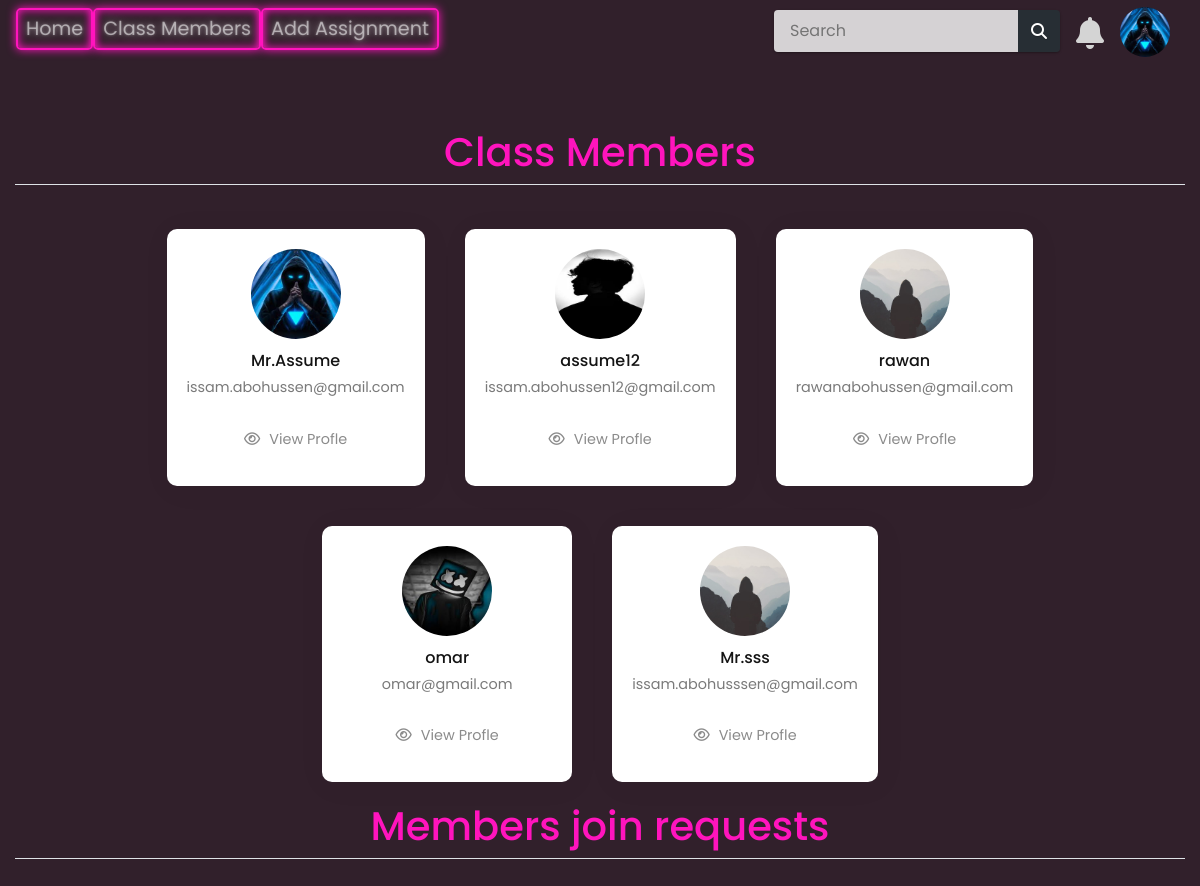
The app's page /ClassMembers (signed in) with its own data.
### tables this page shows
CREATE TABLE users (id INTEGER PRIMARY KEY AUTOINCREMENT NOT NULL, username TEXT NOT NULL, email TEXT NOT NULL, password TEXT NOT NULL, role TEXT NOT NULL, school TEXT NOT NULL, grade TEXT NOT NULL, profile_pic TEXT NOT NULL, groupNumber INTEGER NOT NULL);

### app.py (the view)
@app.route('/ClassMembers', methods=['GET', 'POST'])
@login_required
def ClassMembers():
    currentUser = db.execute("SELECT * FROM users WHERE id = ?;", session["user_id"])
    Members = db.execute("SELECT * FROM users WHERE groupNumber = ?;", currentUser[0]["groupNumber"])
    MembersQueue = db.execute("SELECT * FROM users JOIN joinGroupQueue ON users.username = joinGroupQueue.userUsername;")
    for Member in Members:
        Member["profile_pic"] = os.path.join(app.config["UPLOAD_FODER"], Member["profile_pic"])
    for Member in MembersQueue:
        Member["profile_pic"] = os.path.join(app.config["UPLOAD_FODER"], Member["profile_pic"])
    navbar_data = get_navbar_data(session["user_id"])
    return render_template("ClassMembers.html", loggedIn="True", Members=Members, MembersQueue=MembersQueue, navbar_data=navbar_data)

### app.py (called while the page is built)
@app.after_request
def after_request(response):
    response.headers["Cache-Control"] = "no-cache, no-store, must-revalidate"
    response.headers["Expires"] = 0
    response.headers["Pragma"] = "no-cache"
    return response

### helpers.py (called while the page is built, shortened)
def login_required(f):
    @wraps(f)
    def decorated_function(*args, **kwargs):
        if session.get("user_id") is None:
            return redirect("/login")
        return f(*args, **kwargs)
    return decorated_function

def get_navbar_data(userId):
    row = db.execute("SELECT * FROM users WHERE id = ?", userId)
    role = row[0]["role"]
    username = row[0]["username"]
    groupNumber = row[0]["groupNumber"]
    profile_pic_path = row[0]["profile_pic"]
    notifications = db.execute("SELECT * FROM notifications WHERE userId = ? ORDER BY dateTime DESC;", session["user_id"])
    navbar_data = [
        {"username": username,
        "groupNumber": groupNumber,
        "role": role,
        "profile_pic_path": profile_pic_path},
        {"notifications": notifications},
        {"notificationslenght": len(notifications)}
    ]
    return navbar_data

### templates/ClassMembers.html (shortened to what this page needs)
{% extends "base.html" %} {% block title %}Login{% endblock %} {% block content %}
<head>
    <link rel="stylesheet" href="{{ url_for('static', filename='styles/btn_style.css')}}">
    <link rel="stylesheet" href="{{ url_for('static', filename='styles/style.css')}}">
    <link rel="stylesheet" href="{{ url_for('static', filename='styles/members.css')}}">
</head>
<body >
    <div class="content-section">
        <fieldset class="form-group">
            <legend class="border-bottom mb-4"><h1>Class Members</h1></legend>
            <div class="container">
                {% for Member in Members %}
                <div class="box">
                    <div class="content">
                        <img src="{{ Member["profile_pic"] }}" alt="">
                        <strong>{{ Member["username"] }}</strong>
                        <p>{{ Member["email"] }}</p>
                    </div>
                    <div class="btn">
                        <a href="/{{ Member["username"] }}"><i class="fa fa-eye" aria-hidden="true"></i>View Profle</a>
                    </div>
                </div>
                {% endfor %}
            </div>
            {% if  navbar_data[0]["role"] =="Teacher"%}
            <legend class="border-bottom mb-4"><h1>Members join requests</h1></legend>
            {% endif %}
        </fieldset>
    </div>
</body>
{% endblock %}

### templates/base.html (shortened to what this page needs)
<!DOCTYPE html>
<html>
<head>
    <link rel="stylesheet" href="https://stackpath.bootstrapcdn.com/bootstrap/4.4.1/css/bootstrap.min.css" />
    <link rel="stylesheet" href="https://stackpath.bootstrapcdn.com/font-awesome/4.7.0/css/font-awesome.min.css" />
    <link rel="stylesheet" href="/static/styles/base.css"/>
</head>
<body>
    <nav class="navbar navbar-expand-lg navbar-dark">
        <div class="collapse navbar-collapse" id="navbar">
            <div class="navbar-nav">
                {% if  loggedIn=="True"%}
                <a class="nav-item nav-link neon-button-nav" id="home" href="/">Home</a>
                <a class="nav-item nav-link neon-button-nav" id="ClassMembers" href="/ClassMembers">Class Members</a>
                {% if  navbar_data[0]["role"] =="Teacher"%}
                <a class="nav-item nav-link neon-button-nav" id="AddVokabulary" href="/AddAssignment">Add Assignment</a>
                {% endif %}
                {% else %}
                <a class="nav-item nav-link neon-button-nav" id="login" href="/login">Login</a>
                <a class="nav-item nav-link neon-button-nav" id="signUp" href="/sign-up">Sign Up</a>
                {% endif %}
            </div>
            {% if  loggedIn=="True"%}
    <div class="action">
      <div id="profile" class="profile">
        <img src="/static/profile_pics/{{ navbar_data[0]["profile_pic_path"] }}">
      </div>
    </div>
    <div id="wrapper" class="wrapper">
      <div class="notification_wrap">
        <div class="notification_icon">
          <i class="fas fa-bell"></i>
        </div>
    </div>
  </div>
      <div class="search">
        <input autocomplete="off" id="serchBox" type="text" class="textbox" placeholder="Search">
        <input title="Search" value="" type="submit" class="button">
    </div>
    {% endif %}
    </nav>
    <div class="container">{% block content %} {% endblock %}</div>
</body>
</html>

### static/styles/base.css (style rules this page uses)
* { margin: 0; padding: 0; font-family: 'Poppins', sans-serif; }
.action { position: fixed; top: 7px; right: 30px; z-index: 10; }
.action .profile { position: relative; width: 50px; height: 50px; border-radius: 50%; overflow: hidden; cursor: pointer; }
.action .profile img { position: absolute; top: 0; left: 0; width: 100%; height: 100%; object-fit: cover; }
.wrapper { position: fixed; top: 10px; right: -140px; z-index: 9; }
.notification_wrap { width: 500px; }
.notification_wrap .notification_icon { position: relative; width: 50px; height: 50px; font-size: 32px; margin: 0 auto; text-align: center; color: #d4d4d4; }
.notification_wrap .notification_icon .fa-bell { cursor: pointer; }
.search { outline: 0; -webkit-box-shadow: 0 1px 3px rgba(0, 0, 0, 0.12), 0 1px 2px rgba(0, 0, 0, 0.24); box-shadow: 0 1px 3px rgba(0, 0, 0, 0.12), 0 1px 2px rgba(0, 0, 0, 0.24); -webkit-border-radius: 4px; border-radius: 4px; position: fixed; top: 10px; right: 140px; z-index: 11; }
.search > .textbox { outline: 0; height: 42px; width: 244px; line-height: 42px; padding: 0 16px; background-color: rgba(255, 255, 255, 0.8); color: #212121; border: 0; float: left; -webkit-border-radius: 4px 0 0 4px; border-radius: 4px 0 0 4px; }
.search > .button { outline: 0; background: none; background-color: rgba(38, 50, 56, 0.8); float: left; height: 42px; width: 42px; text-align: center; line-height: 42px; border: 0; color: #FFF; font: normal normal normal 14px/1 FontAwesome; font-size: 16px; text-rendering: auto; text-shadow: 0 1px 1px rgba(0, 0, 0, 0.2); -webkit-transition: background-color .4s ease; transition: background-color .4s ease; -webkit-border-radius: 0 4px 4px 0; border-radius: 0 4px 4px 0; }

### static/styles/btn_style.css (style rules this page uses)
:root { --clr-neon: hsl(317 100% 54%); --clr-bg: hsl(323 21% 16%); }
*, *::before, *::after { box-sizing: border-box; }
body { min-height: 100vh; background: var(--clr-bg); font-family: "Balsamiq Sans", cursive; color: var(--clr-neon); }
.neon-button-nav { font-size: 1.2rem; display: inline-block; cursor: pointer; text-decoration: none; color: var(--clr-neon); border: var(--clr-neon) 0.125em solid; padding: 0.25em 1em; border-radius: 0.25em; text-shadow: 0 0 0.125em hsl(0 0% 100% / 0.3), 0 0 0.45em currentColor; box-shadow: inset 0 0 0.5em 0 var(--clr-neon), 0 0 0.5em 0 var(--clr-neon); position: relative; padding-left: 30em; padding-right: 30em; }
.neon-button-nav::after { content: ""; position: absolute; top: 0; bottom: 0; left: 0; right: 0; box-shadow: 0 0 2em 0.5em var(--clr-neon); opacity: 0; background-color: var(--clr-neon); z-index: -1; transition: opacity 100ms linear; }
.content-section { margin-top: 20px; margin-top: 70px; }

### static/styles/style.css (style rules this page uses)
* { -webkit-box-sizing: border-box; -moz-box-sizing: border-box; box-sizing: border-box; margin: 0; padding: 0; }
h1, h3 { text-align: center; }
.container { width: 100%; }

### static/styles/members.css (style rules this page uses)
* { box-sizing: border-box; padding: 0; margin: 0; }
body { max-width: 100%; margin: 0; padding: 0; display: flex; flex-direction: column; }
.container { max-width: 100%; display: flex; justify-content: center; align-items: center; flex-wrap: wrap; }
.box { position: relative; min-width: 250px; background-color: #fff; box-shadow: 2px 3px 30px rgba(0,0,0,0.05); display: flex; flex-direction: column; justify-content: center; align-items: center; padding: 20px; margin: 20px; position: relative; border-radius: 10px; }
.content img { max-width: 90px; height: 90px; border-radius:100px; overflow: hidden; object-fit: cover; object-position: top; }
.content { display: flex; flex-direction: column; justify-content: center; align-items: center; }
.content strong { font-weight: 500; color: #141414; margin-top: 10px; }
.content p { font-size: 0.9rem; color: #7a7a7a; margin: 4px 0px 10px 0px; cursor: pointer; }
.btn { margin-top: 5px; display: flex; justify-content: space-between; align-items: center; max-width: 100%; margin-left: 0px; }
.btn a i { margin-right: 9px; }
.btn a { border-radius: 20px; color: #8b8b8b; padding: 8px 20px; font-size: 0.9rem; }

### records on screen
users: profile_pic (picture), username "Mr.Assume", email "issam.abohussen@gmail.com"
users: profile_pic (picture), username "assume12", email "issam.abohussen12@gmail.com"
users: profile_pic (placeholder picture), username "rawan", email "rawanabohussen@gmail.com"
users: profile_pic (picture), username "omar", email "omar@gmail.com"
users: profile_pic (placeholder picture), username "Mr.sss", email "issam.abohusssen@gmail.com"
